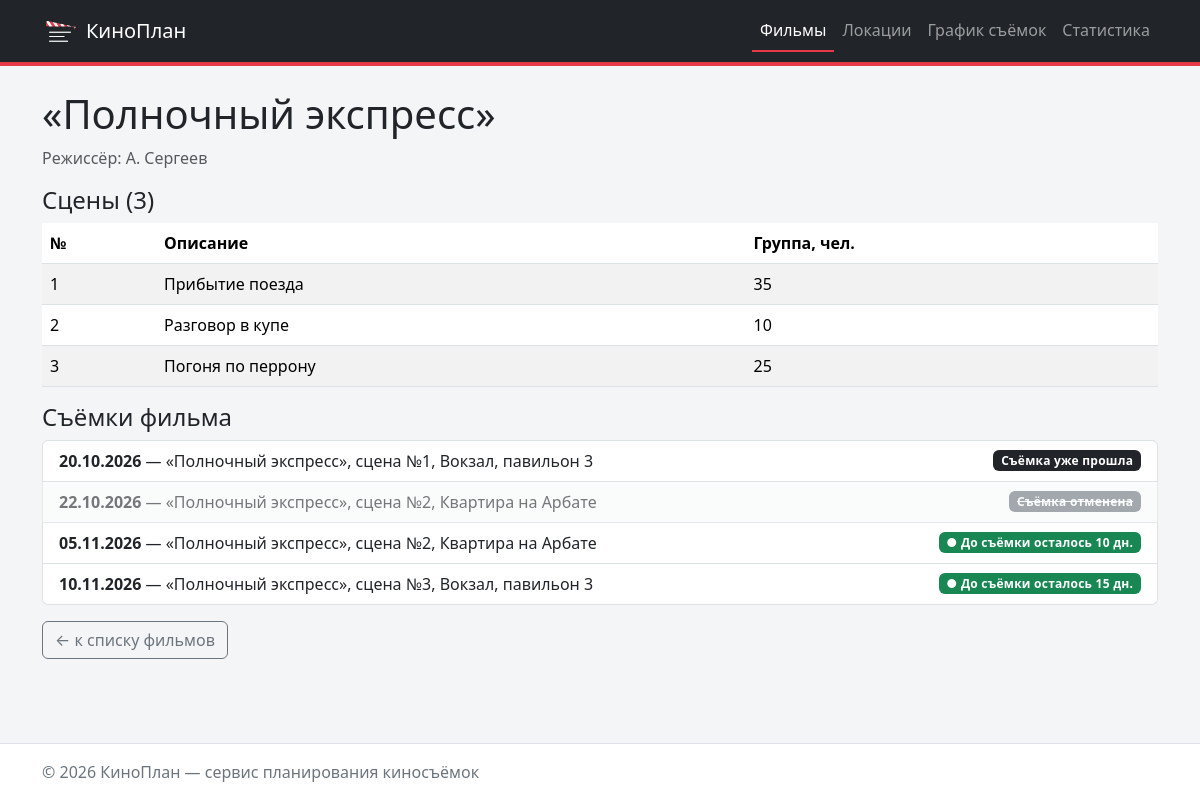
The app's page /films/1/ with its own data.
### films/views.py (the view)
# urls.py: path("<int:film_id>/", views.film_detail, name="detail"),
def film_detail(request: HttpRequest, film_id: int) -> HttpResponse:
    film = queries.get_film(film_id)
    context = {
        "film": film,
        "scenes": queries.get_scenes(film_id) if film else [],
        "film_shootings": (
            queries.get_film_shootings(film_id) if film else []
        ),
    }
    return render(
        request,
        "films/film_detail.html",
        context,
        status=404 if film is None else 200,
    )

### db/database.py (called while the page is built)
def get_connection(db_path: Optional[str] = None) -> sqlite3.Connection:
    conn = sqlite3.connect(db_path or DB_PATH)
    conn.row_factory = sqlite3.Row
    conn.execute("PRAGMA foreign_keys = ON")
    return conn

def check_database() -> None:
    if not os.path.exists(DB_PATH):
        raise FileNotFoundError(
            f"База данных {DB_PATH} не найдена. "
            "Создайте её командой: python -m db.import_json"
        )

def fetch_all(query: str, params: Sequence = ()) -> List[sqlite3.Row]:
    check_database()
    with closing(get_connection()) as conn:
        return conn.execute(query, params).fetchall()

def fetch_one(query: str, params: Sequence = ()) -> Optional[sqlite3.Row]:
    check_database()
    with closing(get_connection()) as conn:
        return conn.execute(query, params).fetchone()

### db/queries.py (called while the page is built)
def prepare_shootings(rows) -> List[dict]:
    shootings = []
    for row in rows:
        shooting = dict(row)
        shooting_date = date.fromisoformat(row["shooting_date"])
        days_until = get_days_until_shooting(shooting_date)
        shooting["shooting_date"] = shooting_date
        shooting["is_cancelled"] = bool(row["is_cancelled"])
        shooting["days_until"] = days_until
        shooting["status"] = get_status_text(
            shooting["is_cancelled"], days_until
        )
        shootings.append(shooting)
    return shootings

def get_film(film_id: int):
    return fetch_one("""
        SELECT id, title, director
        FROM films
        WHERE id = ?
    """, [film_id])

def get_scenes(film_id: int):
    return fetch_all("""
        SELECT number, description, crew_size
        FROM scenes
        WHERE film_id = ?
        ORDER BY number
    """, [film_id])

def get_film_shootings(film_id: int) -> List[dict]:
    rows = fetch_all("""
        SELECT
            shootings.id,
            shootings.shooting_date,
            shootings.is_cancelled,
            films.title AS film_title,
            scenes.number AS scene_number,
            locations.name AS location_name
        FROM shootings
        JOIN scenes ON shootings.scene_id = scenes.id
        JOIN films ON scenes.film_id = films.id
        JOIN locations ON shootings.location_id = locations.id
        WHERE films.id = ?
        ORDER BY shootings.shooting_date
    """, [film_id])
    return prepare_shootings(rows)

### models/shootings.py (called while the page is built)
def get_status_text(is_cancelled: bool, days_left: int) -> str:
    if is_cancelled:
        return "Съёмка отменена"
    return get_shooting_status(days_left)

### films/templates/films/film_detail.html (shortened to what this page needs)
{% extends "base.html" %}
{% block content %}
    {% if film %}
        <h1>«{{ film.title }}»</h1>
        <p class="text-muted">Режиссёр: {{ film.director|default:"не указан" }}</p>
        <h2 class="h4">Сцены ({{ scenes|length }})</h2>
        <table class="table table-striped">
            <thead>
                <tr>
                    <th>№</th>
                    <th>Описание</th>
                    <th>Группа, чел.</th>
                </tr>
            </thead>
            <tbody>
                {% for scene in scenes %}
                    <tr>
                        <td>{{ scene.number }}</td>
                        <td>{{ scene.description|default:"—" }}</td>
                        <td>{{ scene.crew_size }}</td>
                    </tr>
                {% empty %}
                    <tr>
                        <td colspan="3">Сцены ещё не добавлены.</td>
                    </tr>
                {% endfor %}
            </tbody>
        </table>
        <h2 class="h4">Съёмки фильма</h2>
        <div class="list-group">
            {% for shooting in film_shootings %}
                {% include "shootings/includes/shooting_item.html" %}
            {% empty %}
                <p>Съёмки ещё не назначены.</p>
            {% endfor %}
        </div>
    {% else %}
        <h1 class="text-danger">Фильм не найден</h1>
        <p>Фильм с указанным идентификатором отсутствует.</p>
    {% endif %}
    <a href="{% url 'films:list' %}" class="btn btn-outline-secondary mt-3">
        ← к списку фильмов
    </a>
{% endblock %}

### homepage/static/homepage/css/style.css (style rules this page uses)
:root { --kp-accent: #e63946; --kp-dark: #212529; --kp-muted-bg: #f4f5f7; }
body { min-height: 100vh; display: flex; flex-direction: column; background-color: var(--kp-muted-bg); }

### records on screen
films: title "Полночный экспресс", director "А. Сергеев"
scenes: number "1", description "Прибытие поезда", crew_size "35"
scenes: number "2", description "Разговор в купе", crew_size "10"
scenes: number "3", description "Погоня по перрону", crew_size "25"

### other values on screen
{{ scenes|length }} "3"
{{ shooting.shooting_date|date:"d.m.Y" }} "20.10.2026" "22.10.2026" "05.11.2026" "10.11.2026"
{{ shooting.film_title }} "Полночный экспресс" "Полночный экспресс" "Полночный экспресс" "Полночный экспресс"
{{ shooting.scene_number }} "1" "2" "2" "3"
{{ shooting.location_name }} "Вокзал, павильон 3" "Квартира на Арбате" "Квартира на Арбате" "Вокзал, павильон 3"
{{ shooting.status }} "Съёмка уже прошла"
{{ shooting.status }} "Съёмка отменена"
{{ shooting.status }} "До съёмки осталось 10 дн." "До съёмки осталось 15 дн."
